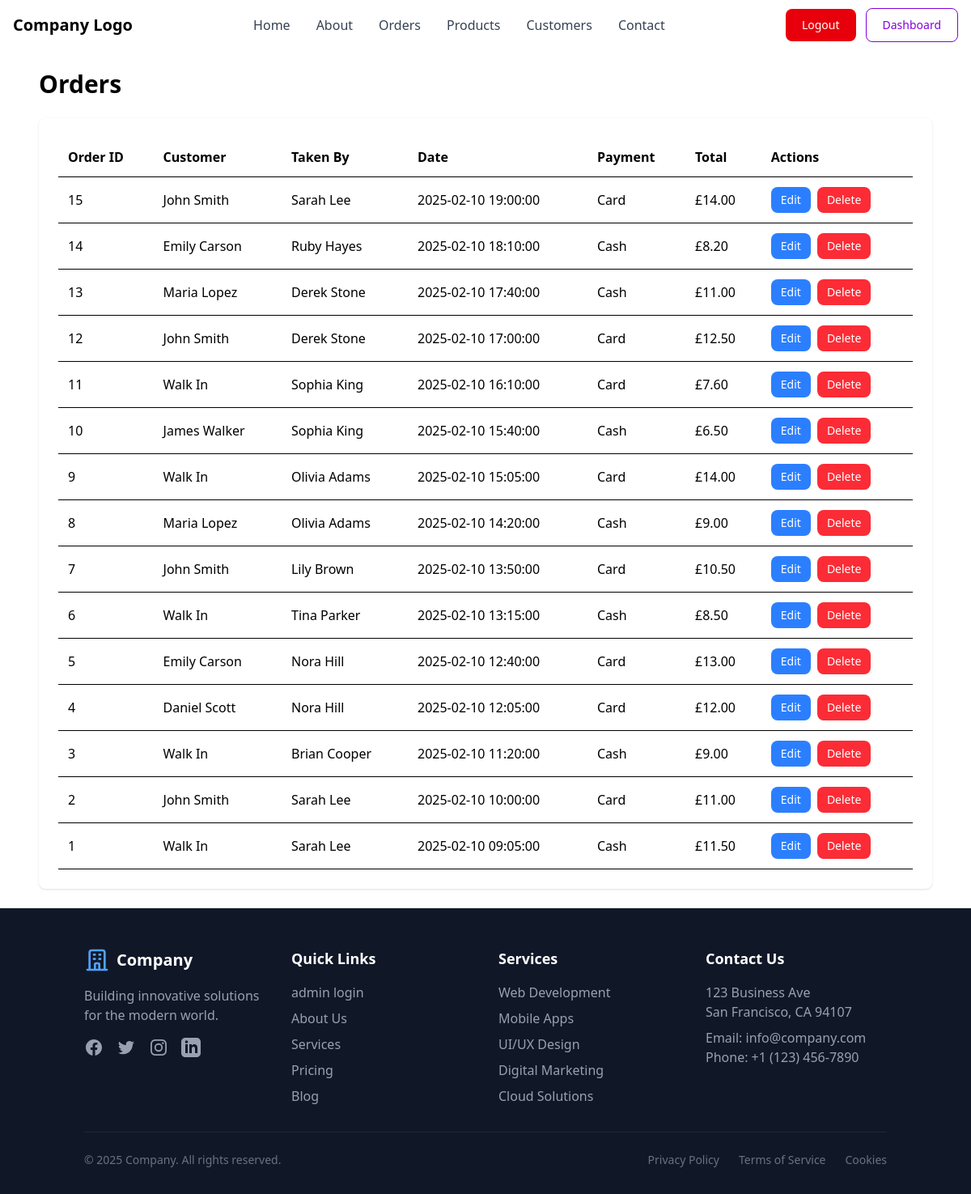
/orders (signed in), run on the app's committed database.
### tables this page shows
CREATE TABLE `orders` (
  `order_id` int(11) NOT NULL,
  `customer_id` int(11) NOT NULL,
  `staff_id` int(11) NOT NULL,
  `outlet_id` int(11) NOT NULL,
  `payment_method` enum('cash','card') NOT NULL,
  `order_total` decimal(10,2) NOT NULL,
  `order_datetime` datetime NOT NULL,
  `status` varchar(50) DEFAULT 'Pending'
);

CREATE TABLE `customers` (
  `customer_id` int(11) NOT NULL,
  `customer_type` enum('walk_in','online') NOT NULL,
  `cust_first_name` varchar(50) NOT NULL DEFAULT 'Walk In',
  `cust_last_name` varchar(50) DEFAULT 'Walk In',
  `customer_phoneNo` varchar(20) DEFAULT NULL,
  `email` varchar(150) DEFAULT NULL,
  `password` varchar(125) NOT NULL
);

CREATE TABLE `staff` (
  `staff_id` int(11) NOT NULL,
  `outlet_id` int(11) NOT NULL,
  `first_name` varchar(50) NOT NULL,
  `last_name` varchar(50) NOT NULL,
  `role` enum('Manager','Sales','Cook') NOT NULL,
  `email` varchar(150) NOT NULL,
  `password` varchar(128) NOT NULL,
  `admin` tinyint(4) NOT NULL DEFAULT 0
);

### app/Controllers/Admin/OrdersController.php (called while the page is built, shortened)
<?php
class OrdersController
{
    public function index(): void
    {
        $conn = require BASE_PATH . '/config/database.php';
        $recentOrders = [];
$sqlRecentOrders = "
    SELECT
        o.order_id,
        o.order_datetime,
        o.payment_method,
        o.order_total,
        o.status,
        c.cust_first_name AS customer_first_name,
        c.cust_last_name AS customer_last_name,
        s.first_name AS staff_first_name,
        s.last_name AS staff_last_name
    FROM orders o
    INNER JOIN customers c ON o.customer_id = c.customer_id
    INNER JOIN staff s ON o.staff_id = s.staff_id
    ORDER BY o.order_datetime DESC
";
        $resultRecentOrders = $conn->query($sqlRecentOrders);
        if ($resultRecentOrders) {
            while ($row = $resultRecentOrders->fetch_assoc()) {
                $recentOrders[] = $row;
            }
        }
        require BASE_PATH . '/app/Views/layout.php';
    }
}

### public/index.php (called while the page is built, shortened)
<?php
require BASE_PATH . '/app/Core/Router.php';
$router = new Router();
$router->dispatch();

### app/Views/admin/orders.php (the view)
<div class="max-w-6xl mx-auto p-6">
    <h1 class="text-3xl font-bold mb-6">Orders</h1>
    <div class="bg-white rounded-lg shadow p-6">
        <?php if (!empty($recentOrders)): ?>
            <div class="overflow-x-auto">
                <table class="w-full border-collapse">
                    <thead>
                        <tr class="border-b">
                            <th class="text-left p-3">Order ID</th>
                            <th class="text-left p-3">Customer</th>
                            <th class="text-left p-3">Taken By</th>
                            <th class="text-left p-3">Date</th>
                            <th class="text-left p-3">Payment</th>
                            <th class="text-left p-3">Total</th>
                            <th class="text-left p-3">Actions</th>
                        </tr>
                    </thead>
                    <tbody>
                        <?php foreach ($recentOrders as $order): ?>
                            <tr class="border-b">
                                <td class="p-3"><?= htmlspecialchars($order['order_id']) ?></td>
                                <td class="p-3">
                                    <?= htmlspecialchars($order['customer_first_name'] . ' ' . $order['customer_last_name']) ?>
                                </td>
                                <td class="p-3">
                                    <?= htmlspecialchars($order['staff_first_name'] . ' ' . $order['staff_last_name']) ?>
                                </td>
                                <td class="p-3"><?= htmlspecialchars($order['order_datetime']) ?></td>
                                <td class="p-3"><?= htmlspecialchars(ucfirst($order['payment_method'])) ?></td>
                                <td class="p-3">£<?= number_format((float)$order['order_total'], 2) ?></td>
                                <td class="p-3">
                                    <div class="flex gap-2">
                                        <button class="bg-blue-500 hover:bg-blue-600 text-white text-sm px-3 py-1.5 rounded-lg">
                                            Edit
                                        </button>
                                        <button class="bg-red-500 hover:bg-red-600 text-white text-sm px-3 py-1.5 rounded-lg">
                                            Delete
                                        </button>
                                    </div>
                                </td>
                            </tr>
                        <?php endforeach; ?>
                    </tbody>
                </table>
            </div>
        <?php else: ?>
            <p>No recent orders found.</p>
        <?php endif; ?>
    </div>
</div>

### app/Core/Router.php (shortened to what this page needs)
<?php
class Router
{
    public function dispatch(): void
{
    $path = parse_url($_SERVER['REQUEST_URI'], PHP_URL_PATH) ?? '/';
    $path = $path === '' ? '/' : $path;
    switch ($path) {
        case '/orders':
            require BASE_PATH . '/app/Controllers/Admin/OrdersController.php';
            (new OrdersController())->index();
            break;
    }
}
}

### app/Views/partials/header.php (shortened to what this page needs)
<!doctype html>
<html lang="en">
<head>
<script src="https://cdn.jsdelivr.net/npm/@tailwindcss/browser@4"></script>
<link rel="stylesheet" href="<?= BASE_PATH?>/assets/css/style.css">
</head>
<body>

### app/Views/partials/nav.php (shortened to what this page needs)
<?php
$isLoggedIn = !empty($_SESSION['auth']['logged_in']) && !empty($_SESSION['auth']['token']);
$isAdmin = !empty($_SESSION['auth']['is_admin']);
$dashboardLink = '/customer-dashboard';
if ($isAdmin){
    $dashboardLink = '/admin-dashboard';
}
?>
<nav class="bg-white border-gray-200 py-2.5 dark:bg-gray-900">
    <div class="flex flex-wrap items-center justify-between max-w-screen-xl px-4 mx-auto">
        <a href="/" class="flex items-center">
            <span class="self-center text-xl font-semibold whitespace-nowrap dark:text-white">
                Company Logo
            </span>
        </a>
        <div class="flex items-center lg:order-2 gap-3">
            <?php if (!$isLoggedIn): ?>
                <a href="/login"
                   class="text-white bg-purple-700 hover:bg-purple-800 focus:ring-4 focus:ring-purple-300 font-medium rounded-lg text-sm px-4 lg:px-5 py-2 lg:py-2.5 dark:bg-purple-600 dark:hover:bg-purple-700 focus:outline-none dark:focus:ring-purple-800">
                    Login
                </a>
                <a href="/register"
                   class="text-purple-700 border border-purple-700 hover:bg-purple-50 focus:ring-4 focus:ring-purple-200 font-medium rounded-lg text-sm px-4 lg:px-5 py-2 lg:py-2.5 dark:text-white dark:border-purple-500 dark:hover:bg-purple-700 dark:hover:text-white focus:outline-none">
                    Register
                </a>
            <?php else: ?>
                <a href="/logout"
                   class="text-white bg-red-600 hover:bg-red-700 focus:ring-4 focus:ring-red-300 font-medium rounded-lg text-sm px-4 lg:px-5 py-2 lg:py-2.5 focus:outline-none">
                    Logout
                <a href="<?= htmlspecialchars($dashboardLink) ?>"
                    class="text-purple-700 border border-purple-700 hover:bg-purple-50 focus:ring-4 focus:ring-purple-200 font-medium rounded-lg text-sm px-4 lg:px-5 py-2 lg:py-2.5 dark:text-white dark:border-purple-500 dark:hover:bg-purple-700 dark:hover:text-white focus:outline-none">
                    Dashboard
                </a>
            <?php endif; ?>
        </div>
        <div class="items-center justify-between w-full lg:flex lg:w-auto lg:order-1" id="mobile-menu-2">
            <ul class="flex flex-col mt-4 font-medium lg:flex-row lg:space-x-8 lg:mt-0">
                <li>
                    <a href="/"
                        class="block py-2 pl-3 pr-4 text-gray-700 hover:text-purple-700 lg:p-0 dark:text-gray-400 lg:dark:hover:text-white">
                        Home
                    </a>
                </li>
                <li>
                    <a href="/about"
                        class="block py-2 pl-3 pr-4 text-gray-700 hover:text-purple-700 lg:p-0 dark:text-gray-400 lg:dark:hover:text-white">
                        About
                    </a>
                </li>
                <?php if ($isAdmin): ?>
<li>
    <a href="/orders"
        class="block py-2 pl-3 pr-4 text-gray-700 hover:text-purple-700 lg:p-0 dark:text-gray-400 lg:dark:hover:text-white">
        Orders
    </a>
</li>
<?php endif; ?>
<?php if ($isAdmin): ?>
<li>
    <a href="/products" class="block py-2 pl-3 pr-4 text-gray-700 hover:text-purple-700 lg:p-0 dark:text-gray-400 lg:dark:hover:text-white">
        Products
    </a>
</li>
<?php endif; ?>
<?php if ($isAdmin): ?>
    <li>
        <a href="/customers" class="block py-2 pl-3 pr-4 text-gray-700 hover:text-purple-700 lg:p-0">
            Customers
        </a>
    </li>
<?php endif; ?>
                <li>
                    <a href="/contact"
                        class="block py-2 pl-3 pr-4 text-gray-700 hover:text-purple-700 lg:p-0 dark:text-gray-400 lg:dark:hover:text-white">
                        Contact
                    </a>
                </li>
            </ul>
        </div>
    </div>
</nav>

### app/Views/layout.php (shortened to what this page needs)
<?php
require BASE_PATH . '/app/Views/partials/header.php';
require BASE_PATH . '/app/Views/partials/nav.php';
?>
<main>
    <?php
    require $view;
    ?>
</main>
<?php
require BASE_PATH . '/app/Views/partials/footer.php';

### app/Views/partials/footer.php (shortened to what this page needs)
<footer>
    <footer class="bg-gray-900 text-white pt-12 pb-8">
  <div class="container mx-auto px-4">
    <div class="grid grid-cols-1 md:grid-cols-2 lg:grid-cols-4 gap-8 mb-8">
      <div class="space-y-4">
        <div class="flex items-center">
          <svg class="h-8 w-8 text-blue-400" fill="none" viewBox="0 0 24 24" stroke="currentColor">
            <path stroke-linecap="round" stroke-linejoin="round" stroke-width="2" d="M19 21V5a2 2 0 00-2-2H7a2 2 0 00-2 2v16m14 0h2m-2 0h-5m-9 0H3m2 0h5M9 7h1m-1 4h1m4-4h1m-1 4h1m-5 10v-5a1 1 0 011-1h2a1 1 0 011 1v5m-4 0h4" />
          </svg>
          <span class="ml-2 text-xl font-bold">Company</span>
        </div>
        <p class="text-gray-400">Building innovative solutions for the modern world.</p>
        <div class="flex space-x-4">
          <a href="#" class="text-gray-400 hover:text-white transition">
          </a>
          <a href="#" class="text-gray-400 hover:text-white transition">
          </a>
          <a href="#" class="text-gray-400 hover:text-white transition">
          </a>
          <a href="#" class="text-gray-400 hover:text-white transition">
          </a>
        </div>
      </div>
      <div class="space-y-4">
        <h3 class="text-lg font-semibold">Quick Links</h3>
        <ul class="space-y-2">
          <li><a href="admin-login" class="text-gray-400 hover:text-white transition">admin login</a></li>
          <li><a href="#" class="text-gray-400 hover:text-white transition">About Us</a></li>
          <li><a href="#" class="text-gray-400 hover:text-white transition">Services</a></li>
          <li><a href="#" class="text-gray-400 hover:text-white transition">Pricing</a></li>
          <li><a href="#" class="text-gray-400 hover:text-white transition">Blog</a></li>
        </ul>
      </div>
      <div class="space-y-4">
        <h3 class="text-lg font-semibold">Services</h3>
        <ul class="space-y-2">
          <li><a href="#" class="text-gray-400 hover:text-white transition">Web Development</a></li>
          <li><a href="#" class="text-gray-400 hover:text-white transition">Mobile Apps</a></li>
          <li><a href="#" class="text-gray-400 hover:text-white transition">UI/UX Design</a></li>
          <li><a href="#" class="text-gray-400 hover:text-white transition">Digital Marketing</a></li>
          <li><a href="#" class="text-gray-400 hover:text-white transition">Cloud Solutions</a></li>
        </ul>
      </div>
      <div class="space-y-4">
        <h3 class="text-lg font-semibold">Contact Us</h3>
        <address class="not-italic text-gray-400">
          <p>123 Business Ave</p>
          <p>San Francisco, CA 94107</p>
          <p class="mt-2">Email: <a href="mailto:info@company.com" class="hover:text-white transition">info@company.com</a></p>
          <p>Phone: <a href="tel:+11234567890" class="hover:text-white transition">+1 (123) 456-7890</a></p>
        </address>
      </div>
    </div>
    <div class="border-t border-gray-800 pt-6 flex flex-col md:flex-row justify-between items-center">
      <p class="text-gray-500 text-sm mb-4 md:mb-0">© 2025 Company. All rights reserved.</p>
      <div class="flex space-x-6">
        <a href="#" class="text-gray-500 hover:text-white text-sm transition">Privacy Policy</a>
        <a href="#" class="text-gray-500 hover:text-white text-sm transition">Terms of Service</a>
        <a href="#" class="text-gray-500 hover:text-white text-sm transition">Cookies</a>
      </div>
    </div>
  </div>
</footer>

### data on the page
orders: order_id "15", customer.cust_last_name "John Smith", staff.last_name "Sarah Lee", order_datetime "2025-02-10 19:00:00", payment_method "Card", order_total "14.00"
orders: order_id "14", customer.cust_last_name "Emily Carson", staff.last_name "Ruby Hayes", order_datetime "2025-02-10 18:10:00", payment_method "Cash", order_total "8.20"
orders: order_id "13", customer.cust_last_name "Maria Lopez", staff.last_name "Derek Stone", order_datetime "2025-02-10 17:40:00", payment_method "Cash", order_total "11.00"
orders: order_id "12", customer.cust_last_name "John Smith", staff.last_name "Derek Stone", order_datetime "2025-02-10 17:00:00", payment_method "Card", order_total "12.50"
orders: order_id "11", customer.cust_last_name "Walk In", staff.last_name "Sophia King", order_datetime "2025-02-10 16:10:00", payment_method "Card", order_total "7.60"
orders: order_id "10", customer.cust_last_name "James Walker", staff.last_name "Sophia King", order_datetime "2025-02-10 15:40:00", payment_method "Cash", order_total "6.50"
orders: order_id "9", customer.cust_last_name "Walk In", staff.last_name "Olivia Adams", order_datetime "2025-02-10 15:05:00", payment_method "Card", order_total "14.00"
orders: order_id "8", customer.cust_last_name "Maria Lopez", staff.last_name "Olivia Adams", order_datetime "2025-02-10 14:20:00", payment_method "Cash", order_total "9.00"
orders: order_id "7", customer.cust_last_name "John Smith", staff.last_name "Lily Brown", order_datetime "2025-02-10 13:50:00", payment_method "Card", order_total "10.50"
orders: order_id "6", customer.cust_last_name "Walk In", staff.last_name "Tina Parker", order_datetime "2025-02-10 13:15:00", payment_method "Cash", order_total "8.50"
orders: order_id "5", customer.cust_last_name "Emily Carson", staff.last_name "Nora Hill", order_datetime "2025-02-10 12:40:00", payment_method "Card", order_total "13.00"
orders: order_id "4", customer.cust_last_name "Daniel Scott", staff.last_name "Nora Hill", order_datetime "2025-02-10 12:05:00", payment_method "Card", order_total "12.00"
orders: order_id "3", customer.cust_last_name "Walk In", staff.last_name "Brian Cooper", order_datetime "2025-02-10 11:20:00", payment_method "Cash", order_total "9.00"
orders: order_id "2", customer.cust_last_name "John Smith", staff.last_name "Sarah Lee", order_datetime "2025-02-10 10:00:00", payment_method "Card", order_total "11.00"
orders: order_id "1", customer.cust_last_name "Walk In", staff.last_name "Sarah Lee", order_datetime "2025-02-10 09:05:00", payment_method "Cash", order_total "11.50"
